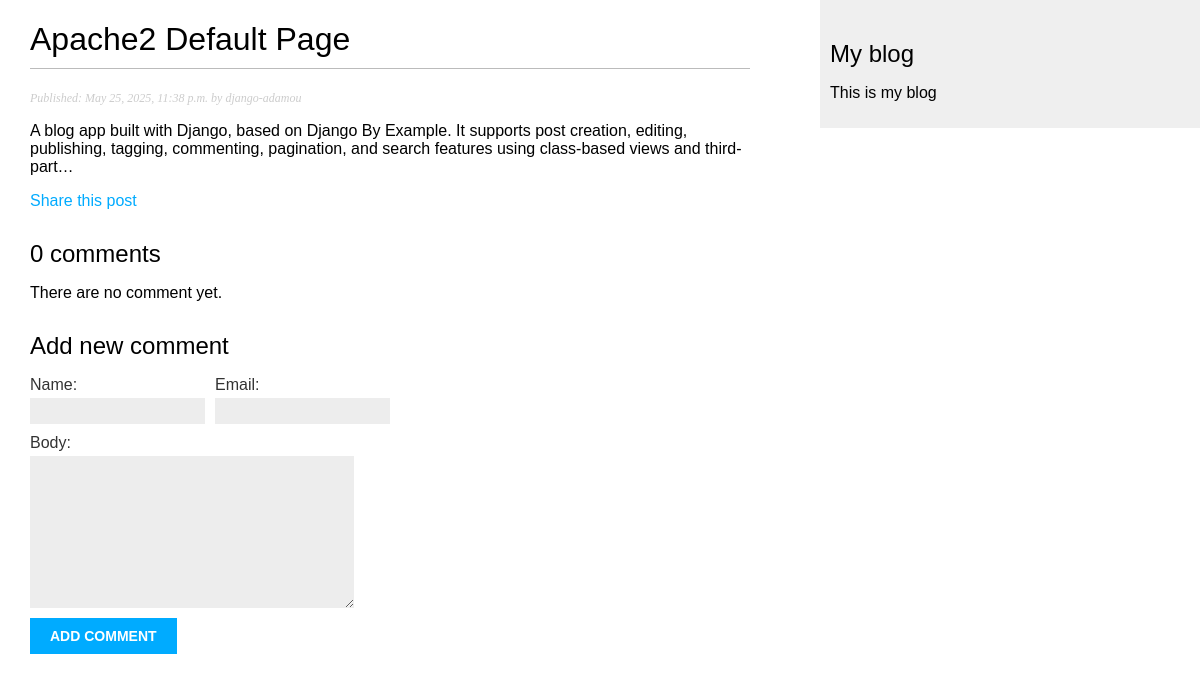
/blog/2025/5/25/apache2-default-page/, run on the app's committed database.
### blog/models.py (models this page shows, shortened)
class Post(models.Model):
    class Status(models.TextChoices):
        DRAFT = "DF", "Draft"
        PUBLISHED = "PB", "Published"
    tags = TaggableManager()
    class PublishedManager(models.Manager):
        def get_queryset(self):
            return super().get_queryset().filter(status=Post.Status.PUBLISHED)
    title = models.CharField(max_length=250)
    slug = models.SlugField(max_length=250, unique_for_date="publish")
    body = models.TextField()
    publish = models.DateTimeField(default=timezone.now)
    created = models.DateTimeField(auto_now_add=True)
    updated = models.DateTimeField(auto_now=True)
    status = models.CharField(max_length=2, choices=Status, default=Status.PUBLISHED)
    author = models.ForeignKey(
        settings.AUTH_USER_MODEL, on_delete=models.CASCADE, related_name="blog_post"
    )
    objects = models.Manager
    published = PublishedManager()
    class Meta:
        ordering: ["-publish"]
        indexes: [models.Index(fields=["-publish"])]

### blog/views.py (the view)
def post_detail(request, year, month, day, post):
    post = get_object_or_404(
        Post,
        status=Post.Status.PUBLISHED,
        slug=post,
        publish__year=year,
        publish__month=month,
        publish__day=day,
    )
    comments = post.comments.filter(active=True)
    form = CommentForm()
    return render(
        request,
        "blog/post/detail.html",
        {"post": post, "comments": comments, "form": form},
    )

### blog/forms.py
class CommentForm(forms.ModelForm):
    class Meta:
        model = Comment
        fields = ["name", "email", "body"]

### blog/templates/blog/post/detail.html (shortened to what this page needs)
{% extends "blog/base.html" %}
{% block content %}
<h1>{{post.title}}</h1>
<p class="date">
    Published: {{post.publish}} by {{post.author}}
</p>
{{post.body | truncatewords:30| linebreaks}}
<p>
    <a href="{% url 'blog:post_share' post.id %}">
        Share this post
    </a>
</p>
{% with comments.count as total_comments %}
<h2>{{total_comments}} comment{{total_comments|pluralize}}</h2>
{% endwith %}
{% for comment in comments %}
<div class="comment">
    <p class="info">
        Comment {{forloop.counter}} by {{comment.name}} {{comment.created}}
    </p>
    {{comment.body|linebreaks }}
</div>
{% empty %}
<p>There are no comment yet.</p>
{% endfor %}
{% include "blog/post/includes/comment_form.html" %}
{% endblock %}

### blog/static/css/blog.css (style rules this page uses)
body { margin: 0; padding: 0; font-family: helvetica, sans-serif; }
a { color: #00abff; text-decoration: none; }
h1 { font-weight: normal; border-bottom: 1px solid #bbb; padding: 0 0 10px 0; }
h2 { font-weight: normal; margin: 30px 0 0; }
p.date { color: #ccc; font-family: georgia, serif; font-size: 12px; font-style: italic; }
label { float: left; clear: both; color: #333; margin-bottom: 4px; }
input, textarea { clear: both; float: left; margin: 0 0 10px; background: #ededed; border: 0; padding: 6px 10px; font-size: 12px; }

### data on the page
Post: title "Apache2 Default Page", publish "May 25, 2025, 11:38 p.m.", author "django-adamou", body "A blog app built with Django, based on Django By Example. It supports post creation, editing, publishing, tagging, commenting, pagination, and search features using class-based views and third-part…"

### other printed values
{{ total_comments }} "0"
